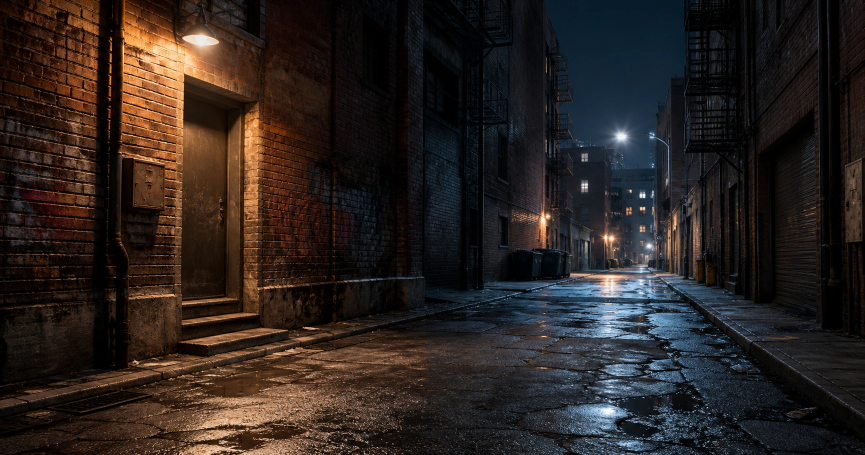
#> input picture assets/creator_sources/fullbody/background.webp, 1729 x 910 px (shown at 1/2 size); its folder holds 4 pictures in this run
$ python build_layered_creator_v1.py
#> lines starting #> are read from the running program, lines starting #| are printed output that depends on the picture
from pathlib import Path
import cv2
import numpy as np
from PIL import Image

ROOT=Path(__file__).resolve().parents[1]
SRC=ROOT/'assets/creator_sources/fullbody'
HAIR=SRC/'hair'
OUT=ROOT/'assets/creator_layers'
SIZE=(1728,910)
SKINS={'light':(224,181,153),'warm':(198,139,101),'medium':(158,105,76),'deep':(105,69,50),'dark':(62,43,34)}
STYLES={'male':['male_textured','male_short','male_medium','male_undercut','male_slick'],'female':['female_long','female_wavy','female_bob','female_ponytail','female_short']}
COLORS=['black','brown','blond','red','purple']

def exact(path,mode='RGBA'):
#> called with mode = 'RGBA'
 im=Image.open(path).convert(mode)
 if im.size != SIZE:
  dw=im.size[0]-SIZE[0]; dh=im.size[1]-SIZE[1]
#> after `dw = im.size[0] - SIZE[0]`: dw = 1
#> after `dh = im.size[1] - SIZE[1]`: dh = 0
  if abs(dw)<=1 and abs(dh)<=1:
   fill=0 if mode=='L' else (0,0,0,0); canvas=Image.new(mode,SIZE,fill); crop=im.crop((0,0,min(im.width,SIZE[0]),min(im.height,SIZE[1]))); canvas.paste(crop,(0,0)); im=canvas
#> after `canvas = Image.new(mode, SIZE, fill)`: canvas: PIL image 1728x910 RGBA; every value is 0
#> call 2 of exact, with mode = 'RGBA'
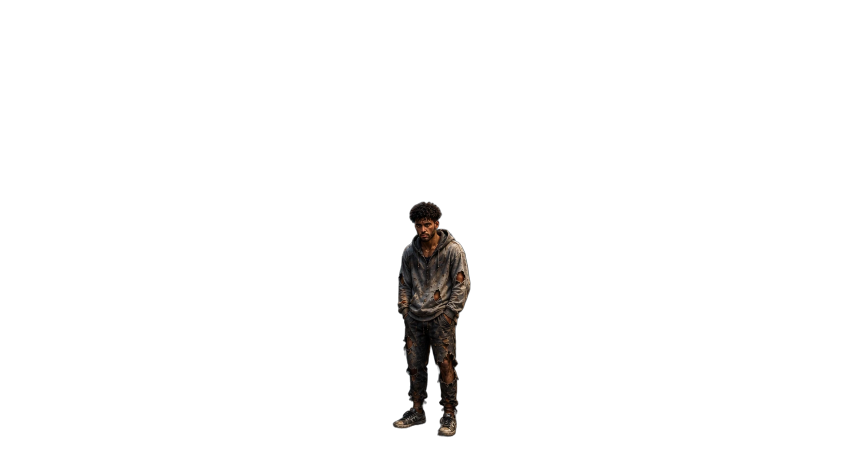
#> input picture assets/creator_sources/fullbody/male_base_clean.png, 1728 x 910 px (shown at 1/2 size)
#> in exact, im is the input picture: PIL image 1728x910 RGBA; mean R, G, B, A 1.6, 1.3, 1.1, 6.9
  else: raise SystemExit(f'BAD SIZE {path}: {im.size}')
 return im

# [12 lines left out: function clean_subject, not called in this run]

def normalize_subject(layer,max_w,max_h,bottom=35):
#> called with max_w = 560, max_h = 785, bottom = 32
 a=np.asarray(layer.getchannel('A')); ys,xs=np.where(a>18)
#> after `a = np.asarray(layer.getchannel('A'))`:
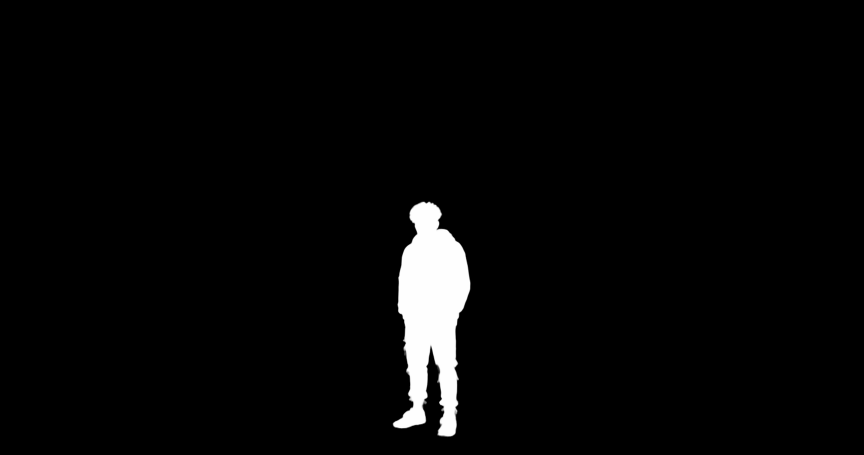
#> a: shape (910, 1728) (shown at 1/2 size); min 0, max 255, mean 6.9
 if len(xs)<1000: raise SystemExit('SUBJECT ALPHA TOO SMALL')
 crop=layer.crop((int(xs.min()),int(ys.min()),int(xs.max()+1),int(ys.max()+1)))
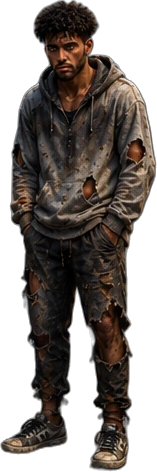
#> crop: PIL image 157x472 RGBA; mean R, G, B, A 34.2, 27.9, 23.9, 147.4; transparent parts drawn white
 scale=min(max_w/crop.width,max_h/crop.height)
#> scale = 1.66
 nw,nh=max(1,int(crop.width*scale)),max(1,int(crop.height*scale)); crop=crop.resize((nw,nh),Image.Resampling.LANCZOS)
#> after `nw, nh = (max(1, int(crop.width * scale)), max(1, int(crop.height * sc`: nw = 261; nh = 785
#> after `crop = crop.resize((nw, nh), Image.Resampling.LANCZOS)`:
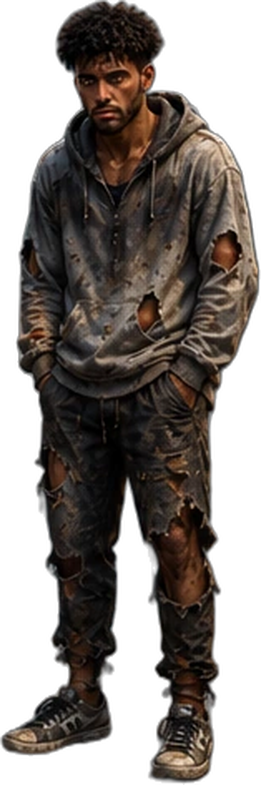
#> crop: PIL image 261x785 RGBA; mean R, G, B, A 34.3, 28.1, 24.1, 147.4; transparent parts drawn white
 canvas=Image.new('RGBA',SIZE,(0,0,0,0)); left=(SIZE[0]-nw)//2; top=max(18,SIZE[1]-nh-bottom); canvas.alpha_composite(crop,(left,top)); return canvas
#> after `left = (SIZE[0] - nw) // 2`: left = 733
#> after `top = max(18, SIZE[1] - nh - bottom)`: top = 93
#> after `canvas.alpha_composite(crop, (left, top))`:
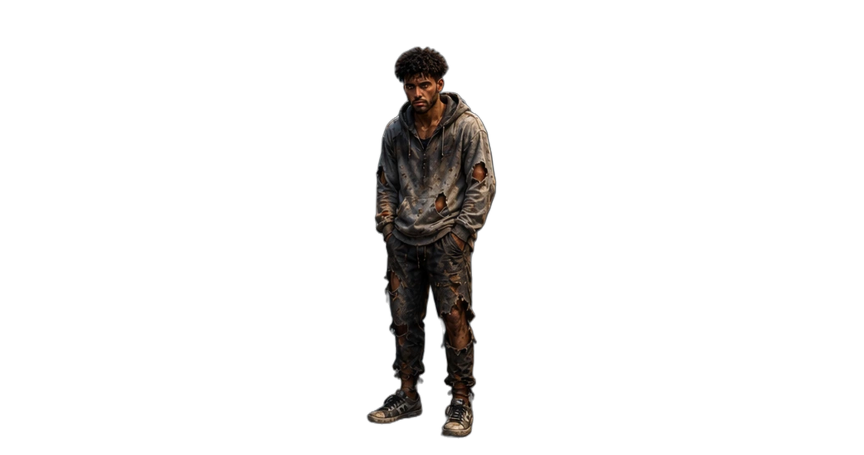
#> canvas: PIL image 1728x910 RGBA (shown at 1/2 size); mean R, G, B, A 4.5, 3.7, 3.1, 19.2; transparent parts drawn white

def build_person(gender,bg):
 if gender=='male':
  clean=SRC/'male_base_clean.png'
  if not clean.exists(): raise SystemExit('male_base_clean.png missing: clean source must be generated first')
  layer=normalize_subject(exact(clean,'RGBA'),560,785,32)
  out=bg.copy(); out.alpha_composite(layer); return out,layer
#> after `out.alpha_composite(layer)`:
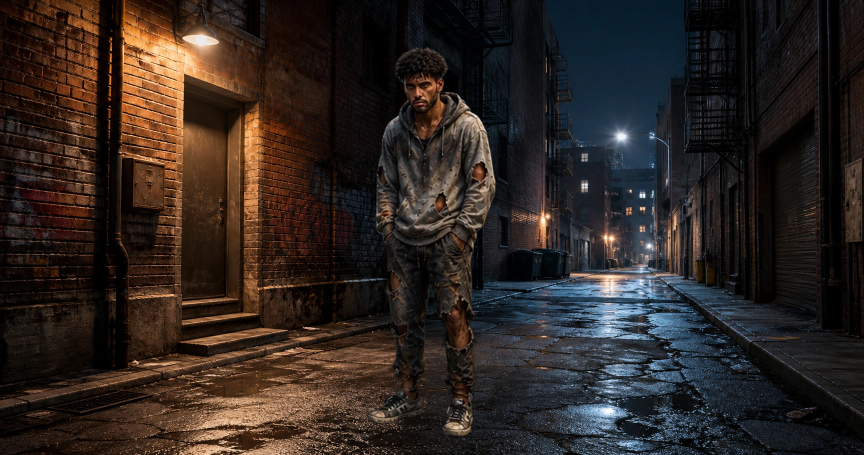
#> out: PIL image 1728x910 RGBA (shown at 1/2 size); mean R, G, B, A 46.3, 37.3, 33.2, 255
 raw=exact(SRC/f'{gender}_base.png','RGBA'); subject,_=clean_subject(raw); layer=normalize_subject(subject,540,790,35); out=bg.copy(); out.alpha_composite(layer); return out,layer

# [4 lines left out: function body_box, not called in this run]

def face_box(person):
 x0,y0,x1,y1=body_box(person); w=x1-x0; h=y1-y0; fw=max(72,int(w*.34)); fh=max(85,int(h*.18)); return int((x0+x1-fw)/2),y0+int(h*.015),fw,fh

def skin_layer(gender,base):
 for name in SKINS: Image.new('RGBA',SIZE,(0,0,0,0)).save(OUT/gender/f'skin-{name}.webp','WEBP',lossless=True,method=6)

# [43 lines left out: functions isolate_hair, register_hair, not called in this run]

def main():
 bg=exact(SRC/'background.webp','RGBA')
 for g in ('male','female'):
  d=OUT/g; d.mkdir(parents=True,exist_ok=True); out,person=build_person(g,bg); out.convert('RGB').save(d/'base.webp','WEBP',quality=100,method=6); skin_layer(g,out.convert('RGB'))
  for style in STYLES[g]:
   for color in COLORS: register_hair(exact(HAIR/f'{style}_{color}.png','RGBA'),person,g,style).save(d/f'hair-{style}-{color}.webp','WEBP',lossless=True,method=6)
  files=list(d.glob('*.webp'))
  if len(files)!=31: raise SystemExit(f'{g}: expected 31 assets, got {len(files)}')
 print('layered-v4-fit4: global male hair registration fixed 9px left, 5px down, slightly enlarged')

#> (the run stopped early here; a loop or call above may not have finished)
